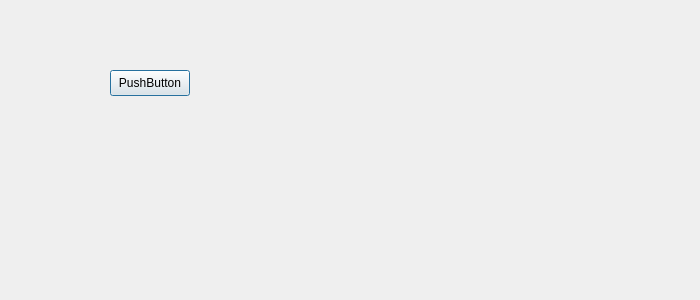
<?xml version="1.0" encoding="UTF-8"?>
<ui version="4.0">
 <class>TaskContent</class>
 <widget class="QDialog" name="TaskContent">
  <property name="geometry">
   <rect>
    <x>0</x>
    <y>0</y>
    <width>700</width>
    <height>300</height>
   </rect>
  </property>
  <property name="windowTitle">
   <string>Dialog</string>
  </property>
  <widget class="QPushButton" name="pushButton">
   <property name="geometry">
    <rect>
     <x>110</x>
     <y>70</y>
     <width>80</width>
     <height>26</height>
    </rect>
   </property>
   <property name="text">
    <string>PushButton</string>
   </property>
  </widget>
 </widget>
 <resources/>
 <connections/>
</ui>
